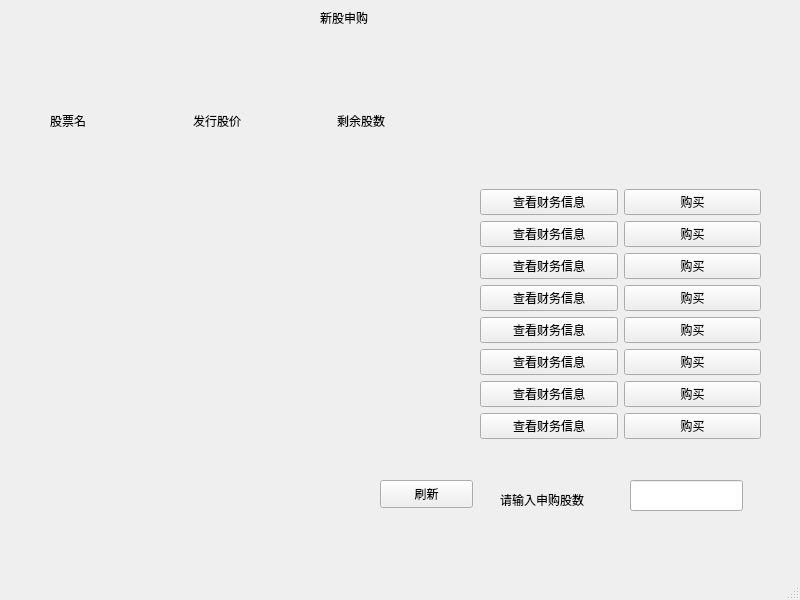
<?xml version="1.0" encoding="UTF-8"?>
<ui version="4.0">
 <class>SubscriptionOfNewShares</class>
 <widget class="QMainWindow" name="SubscriptionOfNewShares">
  <property name="geometry">
   <rect>
    <x>0</x>
    <y>0</y>
    <width>800</width>
    <height>600</height>
   </rect>
  </property>
  <property name="windowTitle">
   <string>MainWindow</string>
  </property>
  <widget class="QWidget" name="centralwidget">
   <widget class="QLabel" name="label">
    <property name="geometry">
     <rect>
      <x>320</x>
      <y>10</y>
      <width>68</width>
      <height>15</height>
     </rect>
    </property>
    <property name="text">
     <string>新股申购</string>
    </property>
   </widget>
   <widget class="QWidget" name="gridLayoutWidget">
    <property name="geometry">
     <rect>
      <x>50</x>
      <y>58</y>
      <width>711</width>
      <height>381</height>
     </rect>
    </property>
    <layout class="QGridLayout" name="gridLayout">
     <item row="4" column="4">
      <widget class="QPushButton" name="pushButton_8">
       <property name="text">
        <string>购买</string>
       </property>
      </widget>
     </item>
     <item row="0" column="2">
      <widget class="QLabel" name="label_4">
       <property name="text">
        <string>剩余股数</string>
       </property>
      </widget>
     </item>
     <item row="5" column="3">
      <widget class="QPushButton" name="pushButton_9">
       <property name="text">
        <string>查看财务信息</string>
       </property>
      </widget>
     </item>
     <item row="8" column="4">
      <widget class="QPushButton" name="pushButton_16">
       <property name="text">
        <string>购买</string>
       </property>
      </widget>
     </item>
     <item row="8" column="2">
      <widget class="QLabel" name="label_28">
       <property name="text">
        <string/>
       </property>
      </widget>
     </item>
     <item row="4" column="1">
      <widget class="QLabel" name="label_15">
       <property name="text">
        <string/>
       </property>
      </widget>
     </item>
     <item row="6" column="1">
      <widget class="QLabel" name="label_21">
       <property name="text">
        <string/>
       </property>
      </widget>
     </item>
     <item row="1" column="0">
      <widget class="QLabel" name="label_5">
       <property name="text">
        <string/>
       </property>
      </widget>
     </item>
     <item row="5" column="4">
      <widget class="QPushButton" name="pushButton_10">
       <property name="text">
        <string>购买</string>
       </property>
      </widget>
     </item>
     <item row="7" column="3">
      <widget class="QPushButton" name="pushButton_13">
       <property name="text">
        <string>查看财务信息</string>
       </property>
      </widget>
     </item>
     <item row="4" column="3">
      <widget class="QPushButton" name="pushButton_7">
       <property name="text">
        <string>查看财务信息</string>
       </property>
      </widget>
     </item>
     <item row="6" column="4">
      <widget class="QPushButton" name="pushButton_12">
       <property name="text">
        <string>购买</string>
       </property>
      </widget>
     </item>
     <item row="1" column="3">
      <widget class="QPushButton" name="pushButton">
       <property name="text">
        <string>查看财务信息</string>
       </property>
      </widget>
     </item>
     <item row="3" column="4">
      <widget class="QPushButton" name="pushButton_6">
       <property name="text">
        <string>购买</string>
       </property>
      </widget>
     </item>
     <item row="6" column="2">
      <widget class="QLabel" name="label_22">
       <property name="text">
        <string/>
       </property>
      </widget>
     </item>
     <item row="7" column="1">
      <widget class="QLabel" name="label_24">
       <property name="text">
        <string/>
       </property>
      </widget>
     </item>
     <item row="0" column="0">
      <widget class="QLabel" name="label_3">
       <property name="text">
        <string>股票名</string>
       </property>
      </widget>
     </item>
     <item row="7" column="4">
      <widget class="QPushButton" name="pushButton_14">
       <property name="text">
        <string>购买</string>
       </property>
      </widget>
     </item>
     <item row="8" column="0">
      <widget class="QLabel" name="label_26">
       <property name="text">
        <string/>
       </property>
      </widget>
     </item>
     <item row="6" column="3">
      <widget class="QPushButton" name="pushButton_11">
       <property name="text">
        <string>查看财务信息</string>
       </property>
      </widget>
     </item>
     <item row="6" column="0">
      <widget class="QLabel" name="label_20">
       <property name="text">
        <string/>
       </property>
      </widget>
     </item>
     <item row="2" column="4">
      <widget class="QPushButton" name="pushButton_4">
       <property name="text">
        <string>购买</string>
       </property>
      </widget>
     </item>
     <item row="2" column="0">
      <widget class="QLabel" name="label_8">
       <property name="text">
        <string/>
       </property>
      </widget>
     </item>
     <item row="3" column="3">
      <widget class="QPushButton" name="pushButton_5">
       <property name="text">
        <string>查看财务信息</string>
       </property>
      </widget>
     </item>
     <item row="4" column="0">
      <widget class="QLabel" name="label_14">
       <property name="text">
        <string/>
       </property>
      </widget>
     </item>
     <item row="1" column="2">
      <widget class="QLabel" name="label_7">
       <property name="text">
        <string/>
       </property>
      </widget>
     </item>
     <item row="3" column="1">
      <widget class="QLabel" name="label_12">
       <property name="text">
        <string/>
       </property>
      </widget>
     </item>
     <item row="7" column="0">
      <widget class="QLabel" name="label_23">
       <property name="text">
        <string/>
       </property>
      </widget>
     </item>
     <item row="5" column="0">
      <widget class="QLabel" name="label_17">
       <property name="text">
        <string/>
       </property>
      </widget>
     </item>
     <item row="5" column="1">
      <widget class="QLabel" name="label_18">
       <property name="text">
        <string/>
       </property>
      </widget>
     </item>
     <item row="5" column="2">
      <widget class="QLabel" name="label_19">
       <property name="text">
        <string/>
       </property>
      </widget>
     </item>
     <item row="7" column="2">
      <widget class="QLabel" name="label_25">
       <property name="text">
        <string/>
       </property>
      </widget>
     </item>
     <item row="2" column="2">
      <widget class="QLabel" name="label_10">
       <property name="text">
        <string/>
       </property>
      </widget>
     </item>
     <item row="8" column="1">
      <widget class="QLabel" name="label_27">
       <property name="text">
        <string/>
       </property>
      </widget>
     </item>
     <item row="1" column="1">
      <widget class="QLabel" name="label_6">
       <property name="text">
        <string/>
       </property>
      </widget>
     </item>
     <item row="3" column="0">
      <widget class="QLabel" name="label_11">
       <property name="text">
        <string/>
       </property>
      </widget>
     </item>
     <item row="2" column="3">
      <widget class="QPushButton" name="pushButton_3">
       <property name="text">
        <string>查看财务信息</string>
       </property>
      </widget>
     </item>
     <item row="4" column="2">
      <widget class="QLabel" name="label_16">
       <property name="text">
        <string/>
       </property>
      </widget>
     </item>
     <item row="8" column="3">
      <widget class="QPushButton" name="pushButton_15">
       <property name="text">
        <string>查看财务信息</string>
       </property>
      </widget>
     </item>
     <item row="1" column="4">
      <widget class="QPushButton" name="pushButton_2">
       <property name="text">
        <string>购买</string>
       </property>
      </widget>
     </item>
     <item row="0" column="1">
      <widget class="QLabel" name="label_2">
       <property name="text">
        <string>发行股价</string>
       </property>
      </widget>
     </item>
     <item row="2" column="1">
      <widget class="QLabel" name="label_9">
       <property name="text">
        <string/>
       </property>
      </widget>
     </item>
     <item row="3" column="2">
      <widget class="QLabel" name="label_13">
       <property name="text">
        <string/>
       </property>
      </widget>
     </item>
    </layout>
   </widget>
   <widget class="QLabel" name="label_29">
    <property name="geometry">
     <rect>
      <x>500</x>
      <y>490</y>
      <width>121</width>
      <height>20</height>
     </rect>
    </property>
    <property name="text">
     <string>请输入申购股数</string>
    </property>
   </widget>
   <widget class="QLineEdit" name="lineEdit">
    <property name="geometry">
     <rect>
      <x>630</x>
      <y>480</y>
      <width>113</width>
      <height>31</height>
     </rect>
    </property>
   </widget>
   <widget class="QPushButton" name="pushButton_17">
    <property name="geometry">
     <rect>
      <x>380</x>
      <y>480</y>
      <width>93</width>
      <height>28</height>
     </rect>
    </property>
    <property name="text">
     <string>刷新</string>
    </property>
   </widget>
  </widget>
  <widget class="QMenuBar" name="menubar">
   <property name="geometry">
    <rect>
     <x>0</x>
     <y>0</y>
     <width>800</width>
     <height>26</height>
    </rect>
   </property>
  </widget>
  <widget class="QStatusBar" name="statusbar"/>
 </widget>
 <resources/>
 <connections/>
</ui>
